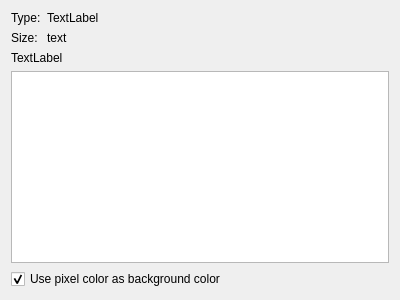
<?xml version="1.0" encoding="UTF-8"?>
<ui version="4.0">
 <class>InfoDialog</class>
 <widget class="QDialog" name="InfoDialog">
  <property name="geometry">
   <rect>
    <x>0</x>
    <y>0</y>
    <width>400</width>
    <height>300</height>
   </rect>
  </property>
  <property name="windowTitle">
   <string>Image information</string>
  </property>
  <layout class="QVBoxLayout" name="verticalLayout">
   <item>
    <layout class="QFormLayout" name="formLayout">
     <item row="0" column="0">
      <widget class="QLabel" name="label">
       <property name="text">
        <string>Type:</string>
       </property>
      </widget>
     </item>
     <item row="0" column="1">
      <widget class="QLabel" name="lblType">
       <property name="text">
        <string>TextLabel</string>
       </property>
      </widget>
     </item>
     <item row="1" column="0">
      <widget class="QLabel" name="label_2">
       <property name="text">
        <string>Size:</string>
       </property>
      </widget>
     </item>
     <item row="1" column="1">
      <widget class="QLabel" name="lblSize">
       <property name="text">
        <string>text</string>
       </property>
      </widget>
     </item>
    </layout>
   </item>
   <item>
    <widget class="QLabel" name="lblExtrema">
     <property name="text">
      <string>TextLabel</string>
     </property>
    </widget>
   </item>
   <item>
    <widget class="QTableView" name="tableView"/>
   </item>
   <item>
    <widget class="QCheckBox" name="cbBackground">
     <property name="text">
      <string>Use pixel color as background color</string>
     </property>
     <property name="checked">
      <bool>true</bool>
     </property>
    </widget>
   </item>
  </layout>
 </widget>
 <resources/>
 <connections/>
</ui>
